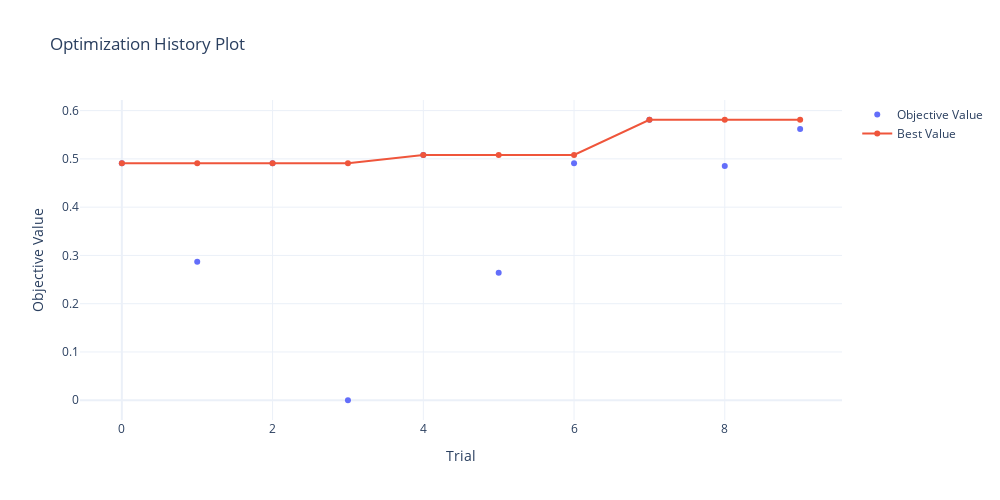
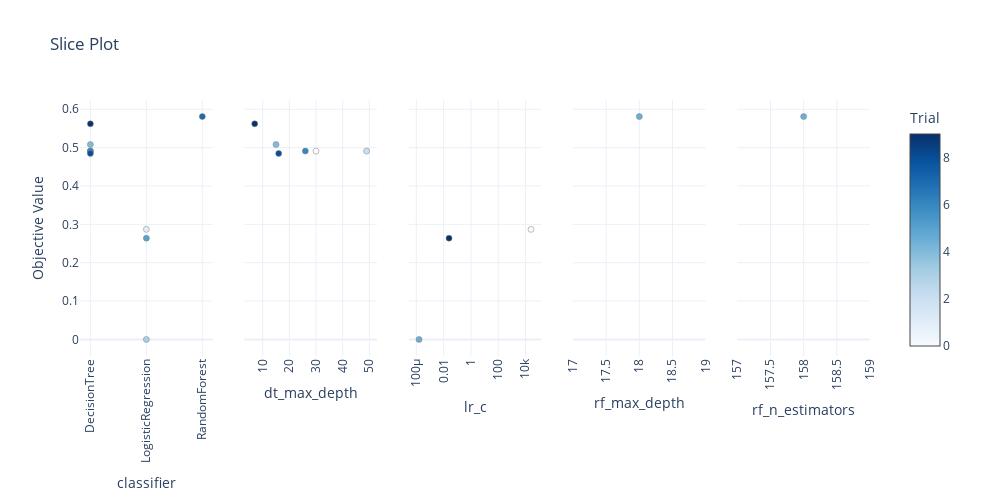
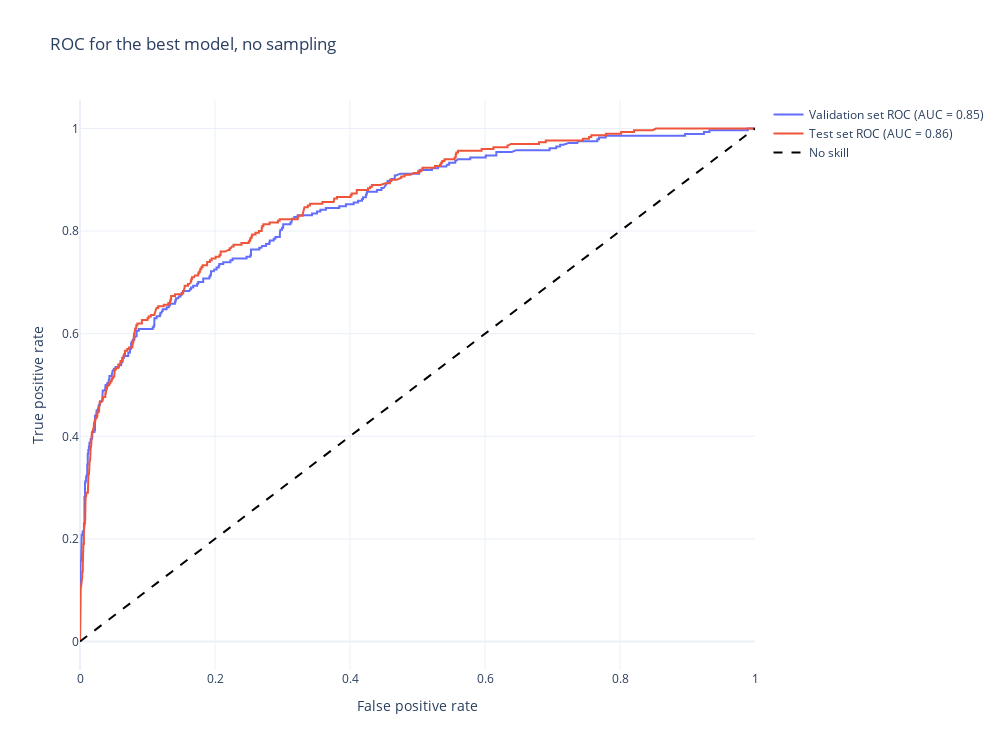

Here is the notebook cell these charts were saved with, in order:
### Markdown cell above
Визуализируем результаты.

### Code cell
print_best_params_and_metrics(study_no_sampling.best_params, metrics)

fig = optuna.visualization.plot_optimization_history(study_no_sampling)
fig.update_layout(template='plotly_white', width=FIG_WIDTH, height=FIG_HEIGHT)
fig.show()

fig = optuna.visualization.plot_slice(study_no_sampling)
fig.update_layout(template='plotly_white', width=FIG_WIDTH, height=FIG_HEIGHT)
fig.update_xaxes(tickangle=-90)
fig.show()

fig = plot_roc_auc('no_sampling', best_model, 'ROC for the best model, no sampling')
fig.show()

### Figure 1 — Plotly figure (JSON) as saved in the notebook; plotly's stock layout.template omitted (floating-point values rounded to 4 significant figures)
{"data": [{"mode": "markers", "name": "Objective Value", "type": "scatter", "x": [0, 1, 2, 3, 4, 5, 6, 7, 8, 9], "y": [0.491, 0.287, 0.491, 0, 0.508, 0.264, 0.491, 0.581, 0.485, 0.562]}, {"name": "Best Value", "type": "scatter", "x": [0, 1, 2, 3, 4, 5, 6, 7, 8, 9], "y": [0.491, 0.491, 0.491, 0.491, 0.508, 0.508, 0.508, 0.581, 0.581, 0.581]}], "layout": {"height": 500, "title": {"text": "Optimization History Plot"}, "width": 1000, "xaxis": {"title": {"text": "Trial"}}, "yaxis": {"title": {"text": "Objective Value"}}}}

### Figure 2 — Plotly figure (JSON) as saved in the notebook; plotly's stock layout.template omitted (floating-point values rounded to 4 significant figures)
{"data": [{"marker": {"color": [0, 1, 2, 3, 4, 5, 6, 7, 8, 9], "colorbar": {"title": {"text": "Trial"}, "x": 1, "xpad": 40}, "colorscale": [[0, "rgb(247,251,255)"], [0.125, "rgb(222,235,247)"], [0.25, "rgb(198,219,239)"], [0.375, "rgb(158,202,225)"], [0.5, "rgb(107,174,214)"], [0.625, "rgb(66,146,198)"], [0.75, "rgb(33,113,181)"], [0.875, "rgb(8,81,156)"], [1, "rgb(8,48,107)"]], "line": {"color": "Grey", "width": 0.5}, "showscale": true}, "mode": "markers", "showlegend": false, "type": "scatter", "x": ["DecisionTree", "LogisticRegression", "DecisionTree", "LogisticRegression", "DecisionTree", "LogisticRegression", "DecisionTree", "RandomForest", "DecisionTree", "DecisionTree"], "xaxis": "x", "y": [0.491, 0.287, 0.491, 0, 0.508, 0.264, 0.491, 0.581, 0.485, 0.562], "yaxis": "y"}, {"marker": {"color": [0, 2, 4, 6, 8, 9], "colorbar": {"title": {"text": "Trial"}, "x": 1, "xpad": 40}, "colorscale": [[0, "rgb(247,251,255)"], [0.125, "rgb(222,235,247)"], [0.25, "rgb(198,219,239)"], [0.375, "rgb(158,202,225)"], [0.5, "rgb(107,174,214)"], [0.625, "rgb(66,146,198)"], [0.75, "rgb(33,113,181)"], [0.875, "rgb(8,81,156)"], [1, "rgb(8,48,107)"]], "line": {"color": "Grey", "width": 0.5}, "showscale": false}, "mode": "markers", "showlegend": false, "type": "scatter", "x": [30, 49, 15, 26, 16, 7], "xaxis": "x2", "y": [0.491, 0.491, 0.508, 0.491, 0.485, 0.562], "yaxis": "y2"}, {"marker": {"color": [1, 3, 5], "colorbar": {"title": {"text": "Trial"}, "x": 1, "xpad": 40}, "colorscale": [[0, "rgb(247,251,255)"], [0.125, "rgb(222,235,247)"], [0.25, "rgb(198,219,239)"], [0.375, "rgb(158,202,225)"], [0.5, "rgb(107,174,214)"], [0.625, "rgb(66,146,198)"], [0.75, "rgb(33,113,181)"], [0.875, "rgb(8,81,156)"], [1, "rgb(8,48,107)"]], "line": {"color": "Grey", "width": 0.5}, "showscale": false}, "mode": "markers", "showlegend": false, "type": "scatter", "x": [24780.0, 0.0001588, 0.02491], "xaxis": "x3", "y": [0.287, 0, 0.264], "yaxis": "y3"}, {"marker": {"color": [7], "colorbar": {"title": {"text": "Trial"}, "x": 1, "xpad": 40}, "colorscale": [[0, "rgb(247,251,255)"], [0.125, "rgb(222,235,247)"], [0.25, "rgb(198,219,239)"], [0.375, "rgb(158,202,225)"], [0.5, "rgb(107,174,214)"], [0.625, "rgb(66,146,198)"], [0.75, "rgb(33,113,181)"], [0.875, "rgb(8,81,156)"], [1, "rgb(8,48,107)"]], "line": {"color": "Grey", "width": 0.5}, "showscale": false}, "mode": "markers", "showlegend": false, "type": "scatter", "x": [18], "xaxis": "x4", "y": [0.581], "yaxis": "y4"}, {"marker": {"color": [7], "colorbar": {"title": {"text": "Trial"}, "x": 1, "xpad": 40}, "colorscale": [[0, "rgb(247,251,255)"], [0.125, "rgb(222,235,247)"], [0.25, "rgb(198,219,239)"], [0.375, "rgb(158,202,225)"], [0.5, "rgb(107,174,214)"], [0.625, "rgb(66,146,198)"], [0.75, "rgb(33,113,181)"], [0.875, "rgb(8,81,156)"], [1, "rgb(8,48,107)"]], "line": {"color": "Grey", "width": 0.5}, "showscale": false}, "mode": "markers", "showlegend": false, "type": "scatter", "x": [158], "xaxis": "x5", "y": [0.581], "yaxis": "y5"}], "layout": {"height": 500, "title": {"text": "Slice Plot"}, "width": 1000, "xaxis": {"anchor": "y", "domain": [0, 0.168], "tickangle": -90, "title": {"text": "classifier"}}, "xaxis2": {"anchor": "y2", "domain": [0.208, 0.376], "tickangle": -90, "title": {"text": "dt_max_depth"}}, "xaxis3": {"anchor": "y3", "domain": [0.416, 0.584], "tickangle": -90, "title": {"text": "lr_c"}, "type": "log"}, "xaxis4": {"anchor": "y4", "domain": [0.624, 0.792], "tickangle": -90, "title": {"text": "rf_max_depth"}}, "xaxis5": {"anchor": "y5", "domain": [0.832, 1], "tickangle": -90, "title": {"text": "rf_n_estimators"}}, "yaxis": {"anchor": "x", "domain": [0, 1], "title": {"text": "Objective Value"}}, "yaxis2": {"anchor": "x2", "domain": [0, 1], "matches": "y", "showticklabels": false}, "yaxis3": {"anchor": "x3", "domain": [0, 1], "matches": "y", "showticklabels": false}, "yaxis4": {"anchor": "x4", "domain": [0, 1], "matches": "y", "showticklabels": false}, "yaxis5": {"anchor": "x5", "domain": [0, 1], "matches": "y", "showticklabels": false}}}

### Figure 3 — Plotly figure (JSON) as saved in the notebook; plotly's stock layout.template omitted (floating-point values rounded to 4 significant figures; data arrays with more than 128 entries replaced by an {"elided": "..."} marker saying what was removed)
{"data": [{"mode": "lines", "name": "Validation set ROC (AUC = 0.85)", "type": "scatter", "x": {"elided": "386 float values"}, "y": {"elided": "386 float values"}}, {"mode": "lines", "name": "Test set ROC (AUC = 0.86)", "type": "scatter", "x": {"elided": "410 float values"}, "y": {"elided": "410 float values"}}, {"line": {"color": "black", "dash": "dash"}, "mode": "lines", "name": "No skill", "type": "scatter", "x": [0, 1], "y": [0, 1]}], "layout": {"height": 750, "title": {"text": "ROC for the best model, no sampling"}, "width": 1000, "xaxis": {"title": {"text": "False positive rate"}}, "yaxis": {"title": {"text": "True positive rate"}}}}
